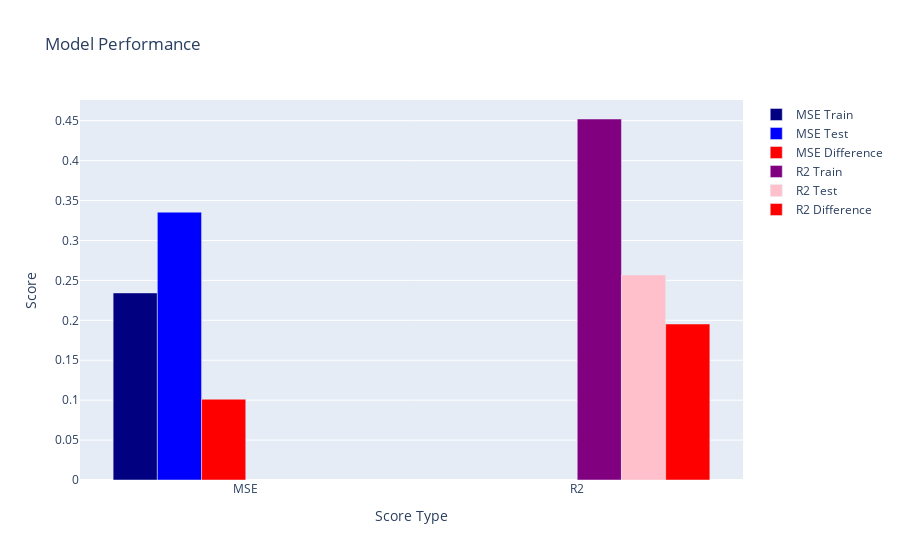

Write notebook code for a chart like this one.
### Code cell
# Create a Random Forest Regressor model

from sklearn.ensemble import RandomForestRegressor

model = RandomForestRegressor(max_depth=5, 
                              n_estimators=500, 
                              n_jobs=-1)

# Train the model
model.fit(df_x_select, df_y)

# Get the training MSE, R2 score, Testing MSE, and R2 score
mse_train = mean_squared_error(df_y, model.predict(df_x_select))
r2_train = r2_score(df_y, model.predict(df_x_select))
mse_test = mean_squared_error(df_test_y, model.predict(df_test_x_select))
r2_test = r2_score(df_test_y, model.predict(df_test_x_select))

# Print the training MSE and R2 score
print('Training MSE: ', mse_train)
print('Training R2: ', r2_train)

# Print the testing MSE and R2 score
print('Testing MSE: ', mse_test)
print('Testing R2: ', r2_test)

# Display the scores
plot_scores(mse_train, r2_train, mse_test, r2_test)
# Save the model
pickle.dump(model, open('models/regression/rf.pkl', 'wb'))

### Figure 1 — Plotly figure (JSON) as saved in the notebook; plotly's stock layout.template omitted (floating-point values rounded to 4 significant figures)
{"data": [{"marker": {"color": "navy"}, "name": "MSE Train", "type": "bar", "x": ["MSE"], "y": [0.2343]}, {"marker": {"color": "blue"}, "name": "MSE Test", "type": "bar", "x": ["MSE"], "y": [0.3355]}, {"marker": {"color": "red"}, "name": "MSE Difference", "type": "bar", "x": ["MSE"], "y": [0.1012]}, {"marker": {"color": "purple"}, "name": "R2 Train", "type": "bar", "x": ["R2"], "y": [0.4522]}, {"marker": {"color": "pink"}, "name": "R2 Test", "type": "bar", "x": ["R2"], "y": [0.2568]}, {"marker": {"color": "red"}, "name": "R2 Difference", "type": "bar", "x": ["R2"], "y": [0.1954]}], "layout": {"title": {"text": "Model Performance"}, "xaxis": {"title": {"text": "Score Type"}}, "yaxis": {"title": {"text": "Score"}}}}
